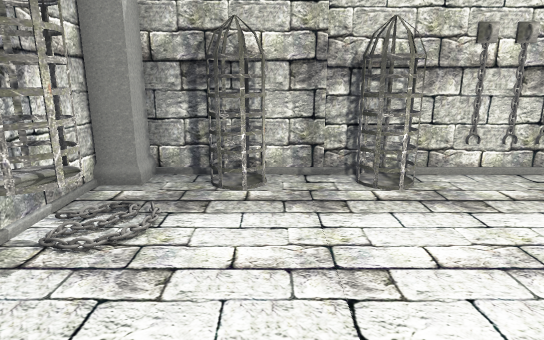
[1] (above)

13 first-person views from a walk through a 3-D level made in the Unity game engine. The camera is 1.5 m above the floor, tilts 14° down and sees 75° across. The floor is counted in squares, 0.6 m on a side. Each view is taken from the middle of a square. On the plan, view 1 faces up. The plan holds only what a view shows up to about 20 squares ahead; the rest is blank. The player is left out. Some animated figures are left out.

[2]
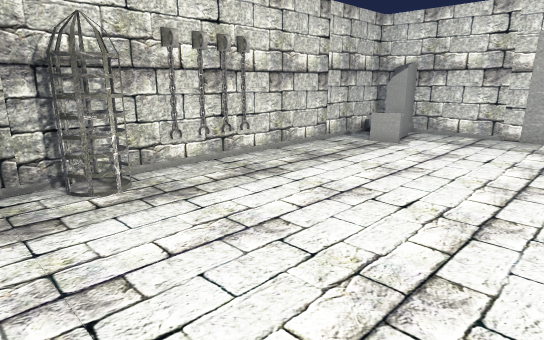

[3]
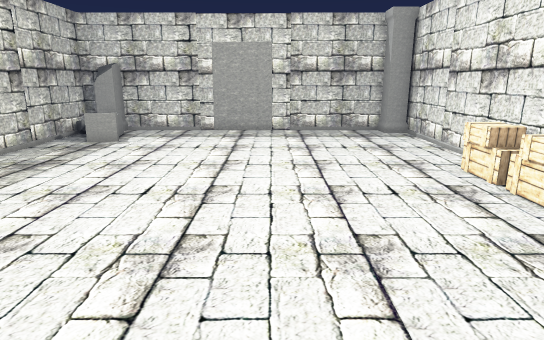

[4]
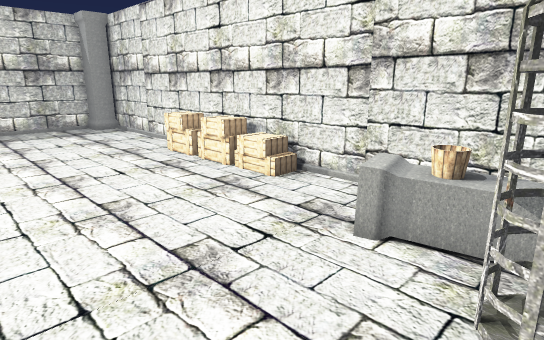

[5]
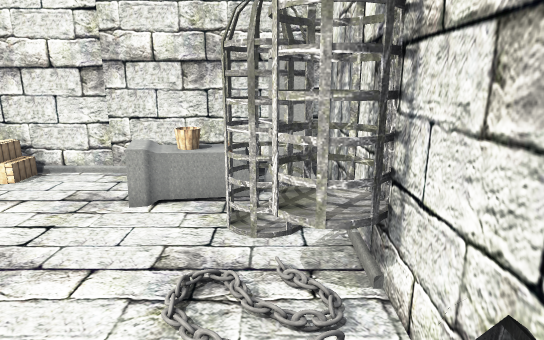

[6]
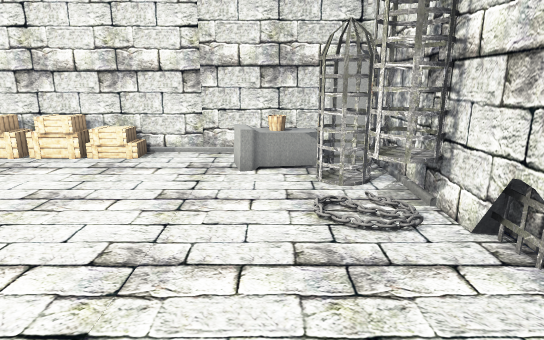

[7]
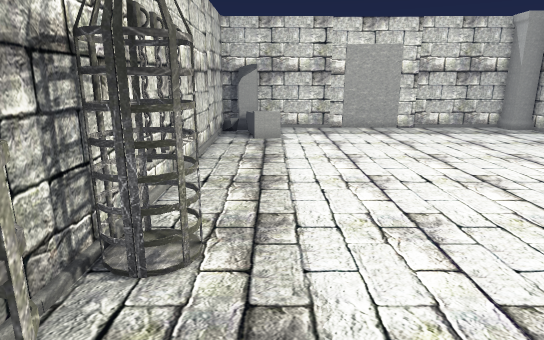

[8]
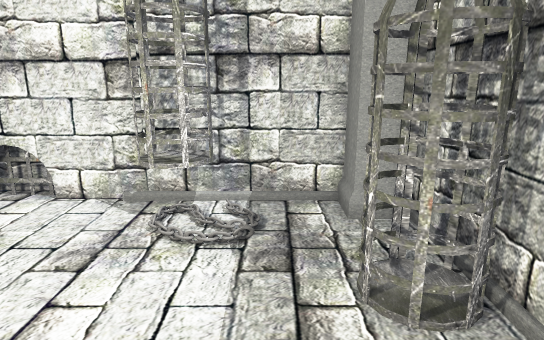

[9]
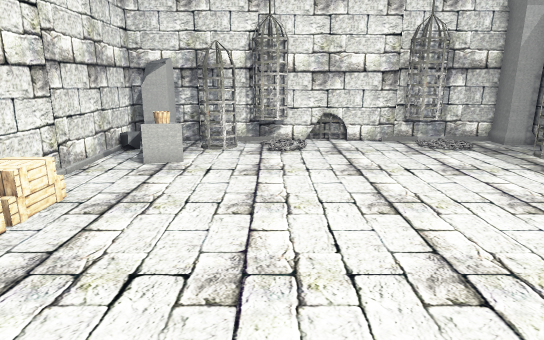

[10]
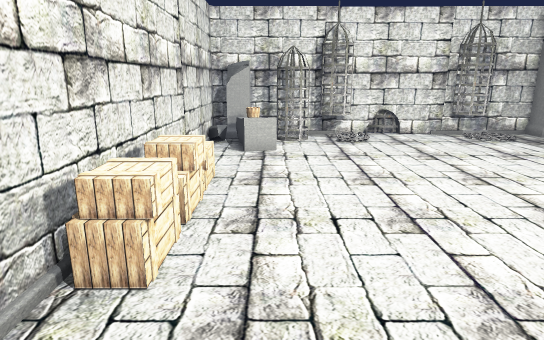

[11]
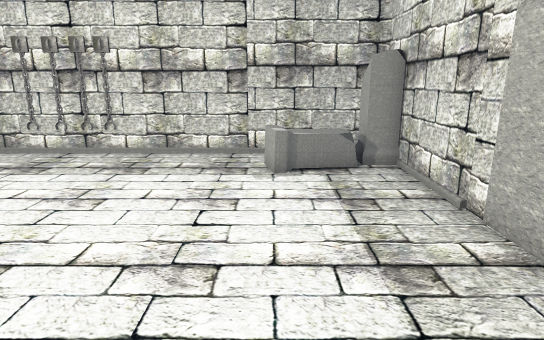

[12]
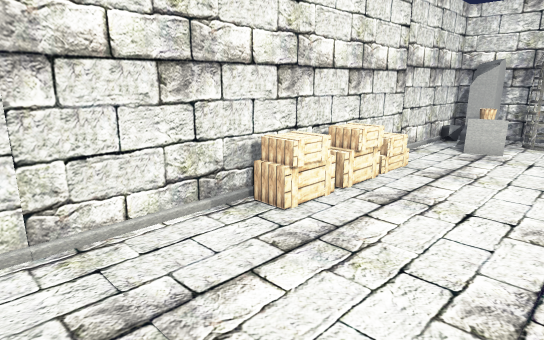

[13]
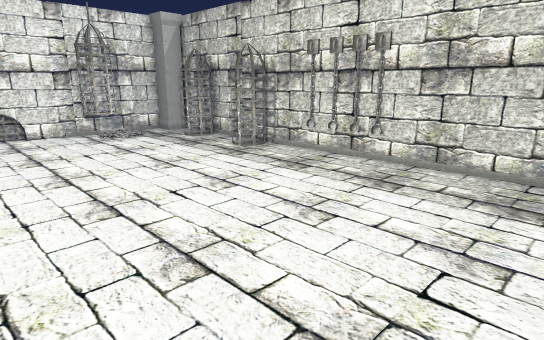

### Floor plan
Points are (right, up) in squares from view 1. A wall is a line through its corners. A room is listed if a view was taken in it or the views show most of it. See-through windows are left out.
Room 1 (views 1, 2, 3, 4, 5, 6, 7, 8, 9, 10, 11, 12, 13)
walls: (6.5, 9.6) (5.4, 9.7); (17.9, -5.9) (17.9, 9.7) (-3.6, 9.7); (-4.1, -6.8) (17.1, -6.8); (-4.4, 8.6) (-4.4, -6.6)
low walls: (-4.7, 1.7) (-4.7, 0.4)
objects: other object (-4, -6) to (0, -4); cage (-4, -2) to (-3, -1); cage (-4, 5) to (-3, 6); pillar (-4, 9) to (-3, 9); cage (-3, -4) to (-2, -3); bucket (-1, -5); cage (-1, 8) to (0, 9); cage (2, 8) to (4, 9); crate (5, -6); crate (6, -6) to (6, -5); crate (8, -6) to (8, -5); other object (14, 7) to (17, 9); pillar (17, -6)

Positions as (right, up) in squares from view 1, and headings:
1: (0, 0), facing up
2: (0, 0), facing up-right
3: (-1, 0), facing right
4: (-3, 1), facing down-right
5: (-3, 3), facing down
6: (-1, 6), facing down
7: (-2, 7), facing right
8: (3, 7), facing left
9: (11, -1), facing left
10: (13, -4), facing left
11: (14, -3), facing up
12: (14, -1), facing down-left
13: (14, -1), facing up-left
